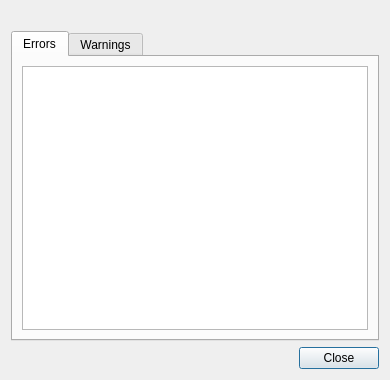
<?xml version="1.0" encoding="UTF-8"?>
<ui version="4.0">
 <class>ParserErrorDialog</class>
 <widget class="QDialog" name="ParserErrorDialog">
  <property name="geometry">
   <rect>
    <x>0</x>
    <y>0</y>
    <width>390</width>
    <height>380</height>
   </rect>
  </property>
  <property name="windowTitle">
   <string>Dialog</string>
  </property>
  <layout class="QVBoxLayout" name="verticalLayout">
   <item>
    <layout class="QHBoxLayout" name="horizontalLayout">
     <item>
      <widget class="QLabel" name="label_icon">
       <property name="text">
        <string/>
       </property>
      </widget>
     </item>
     <item>
      <widget class="QLabel" name="label_message">
       <property name="sizePolicy">
        <sizepolicy hsizetype="Preferred" vsizetype="Preferred">
         <horstretch>1</horstretch>
         <verstretch>0</verstretch>
        </sizepolicy>
       </property>
       <property name="text">
        <string/>
       </property>
       <property name="textFormat">
        <enum>Qt::RichText</enum>
       </property>
       <property name="wordWrap">
        <bool>true</bool>
       </property>
      </widget>
     </item>
    </layout>
   </item>
   <item>
    <widget class="QTabWidget" name="tabWidget">
     <property name="currentIndex">
      <number>0</number>
     </property>
     <widget class="QWidget" name="tab_errors">
      <attribute name="title">
       <string>Errors</string>
      </attribute>
      <layout class="QVBoxLayout" name="verticalLayout_2">
       <item>
        <widget class="QListWidget" name="list_errors">
         <property name="editTriggers">
          <set>QAbstractItemView::NoEditTriggers</set>
         </property>
        </widget>
       </item>
      </layout>
     </widget>
     <widget class="QWidget" name="tab_warnings">
      <attribute name="title">
       <string>Warnings</string>
      </attribute>
      <layout class="QVBoxLayout" name="verticalLayout_3">
       <item>
        <widget class="QListWidget" name="list_warnings">
         <property name="editTriggers">
          <set>QAbstractItemView::NoEditTriggers</set>
         </property>
        </widget>
       </item>
      </layout>
     </widget>
    </widget>
   </item>
   <item>
    <widget class="QDialogButtonBox" name="buttonBox">
     <property name="orientation">
      <enum>Qt::Horizontal</enum>
     </property>
     <property name="standardButtons">
      <set>QDialogButtonBox::Close</set>
     </property>
    </widget>
   </item>
  </layout>
 </widget>
 <resources/>
 <connections>
  <connection>
   <sender>buttonBox</sender>
   <signal>accepted()</signal>
   <receiver>ParserErrorDialog</receiver>
   <slot>accept()</slot>
   <hints>
    <hint type="sourcelabel">
     <x>248</x>
     <y>254</y>
    </hint>
    <hint type="destinationlabel">
     <x>157</x>
     <y>274</y>
    </hint>
   </hints>
  </connection>
  <connection>
   <sender>buttonBox</sender>
   <signal>rejected()</signal>
   <receiver>ParserErrorDialog</receiver>
   <slot>reject()</slot>
   <hints>
    <hint type="sourcelabel">
     <x>316</x>
     <y>260</y>
    </hint>
    <hint type="destinationlabel">
     <x>286</x>
     <y>274</y>
    </hint>
   </hints>
  </connection>
 </connections>
</ui>
